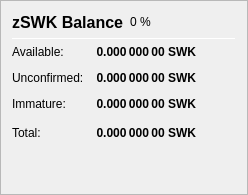
                   <widget class="QFrame" name="frame_ZerocoinBalances">
                    <property name="frameShape">
                     <enum>QFrame::StyledPanel</enum>
                    </property>
                    <property name="frameShadow">
                     <enum>QFrame::Raised</enum>
                    </property>
                    <layout class="QVBoxLayout" name="verticalLayout_7">
                     <item>
                      <layout class="QHBoxLayout" name="horizontalLayout_8" stretch="0,0,0">
                       <item>
                        <widget class="QLabel" name="label_5z_3">
                         <property name="minimumSize">
                          <size>
                           <width>0</width>
                           <height>20</height>
                          </size>
                         </property>
                         <property name="font">
                          <font>
                           <pointsize>12</pointsize>
                           <weight>75</weight>
                           <bold>true</bold>
                          </font>
                         </property>
                         <property name="text">
                          <string>zSWK Balance</string>
                         </property>
                        </widget>
                       </item>
                       <item>
                        <widget class="QLabel" name="labelzSWKPercent">
                         <property name="text">
                          <string notr="true">0 %</string>
                         </property>
                        </widget>
                       </item>
                       <item>
                        <spacer name="horizontalSpacer_11">
                         <property name="orientation">
                          <enum>Qt::Horizontal</enum>
                         </property>
                         <property name="sizeHint" stdset="0">
                          <size>
                           <width>40</width>
                           <height>20</height>
                          </size>
                         </property>
                        </spacer>
                       </item>
                      </layout>
                     </item>
                     <item>
                      <widget class="Line" name="line_ZerocoinBalance">
                       <property name="minimumSize">
                        <size>
                         <width>0</width>
                         <height>1</height>
                        </size>
                       </property>
                       <property name="maximumSize">
                        <size>
                         <width>16777215</width>
                         <height>1</height>
                        </size>
                       </property>
                       <property name="orientation">
                        <enum>Qt::Horizontal</enum>
                       </property>
                      </widget>
                     </item>
                     <item>
                      <layout class="QGridLayout" name="gridLayout_5">
                       <property name="spacing">
                        <number>12</number>
                       </property>
                       <item row="1" column="0">
                        <widget class="QLabel" name="labelzBalanceMatureText">
                         <property name="toolTip">
                          <string>Mature: more than 20 confirmation and more than 1 mint of the same denomination after it was minted.
These zSWK are spendable.</string>
                         </property>
                         <property name="text">
                          <string>Available:</string>
                         </property>
                        </widget>
                       </item>
                       <item row="1" column="1">
                        <widget class="QLabel" name="labelzBalanceMature">
                         <property name="font">
                          <font>
                           <weight>75</weight>
                           <bold>true</bold>
                          </font>
                         </property>
                         <property name="toolTip">
                          <string>Mature: more than 20 confirmation and more than 1 mint of the same denomination after it was minted.
These zSWK are spendable.</string>
                         </property>
                         <property name="text">
                          <string notr="true">0.000 000 00 SWK</string>
                         </property>
                         <property name="alignment">
                          <set>Qt::AlignRight|Qt::AlignTrailing|Qt::AlignVCenter</set>
                         </property>
                        </widget>
                       </item>
                       <item row="2" column="0">
                        <widget class="QLabel" name="labelzBalanceUnconfirmedText">
                         <property name="toolTip">
                          <string>Unconfirmed: less than 20 confirmations
Immature: confirmed, but less than 1 mint of the same denomination after it was minted</string>
                         </property>
                         <property name="text">
                          <string>Unconfirmed:</string>
                         </property>
                        </widget>
                       </item>
                       <item row="2" column="1">
                        <widget class="QLabel" name="labelzBalanceUnconfirmed">
                         <property name="font">
                          <font>
                           <weight>75</weight>
                           <bold>true</bold>
                          </font>
                         </property>
                         <property name="toolTip">
                          <string>Unconfirmed: less than 20 confirmations
Immature: confirmed, but less than 1 mint of the same denomination after it was minted</string>
                         </property>
                         <property name="text">
                          <string notr="true">0.000 000 00 SWK</string>
                         </property>
                         <property name="alignment">
                          <set>Qt::AlignRight|Qt::AlignTrailing|Qt::AlignVCenter</set>
                         </property>
                        </widget>
                       </item>
                       <item row="3" column="0">
                        <widget class="QLabel" name="labelzBalanceImmatureText">
                         <property name="toolTip">
                          <string>Unconfirmed: less than 20 confirmations
Immature: confirmed, but less than 1 mint of the same denomination after it was minted</string>
                         </property>
                         <property name="text">
                          <string>Immature:</string>
                         </property>
                        </widget>
                       </item>
                       <item row="3" column="1">
                        <widget class="QLabel" name="labelzBalanceImmature">
                         <property name="font">
                          <font>
                           <weight>75</weight>
                           <bold>true</bold>
                          </font>
                         </property>
                         <property name="toolTip">
                          <string>Unconfirmed: less than 20 confirmations
Immature: confirmed, but less than 1 mint of the same denomination after it was minted</string>
                         </property>
                         <property name="text">
                          <string notr="true">0.000 000 00 SWK</string>
                         </property>
                         <property name="alignment">
                          <set>Qt::AlignRight|Qt::AlignTrailing|Qt::AlignVCenter</set>
                         </property>
                        </widget>
                       </item>
                       <item row="4" column="0">
                        <widget class="QLabel" name="labelzBalanceText">
                         <property name="toolTip">
                          <string>Your current zSWK balance, unconfirmed and immature zSWK included.</string>
                         </property>
                         <property name="text">
                          <string>Total:</string>
                         </property>
                        </widget>
                       </item>
                       <item row="4" column="1">
                        <widget class="QLabel" name="labelzBalance">
                         <property name="font">
                          <font>
                           <weight>75</weight>
                           <bold>true</bold>
                          </font>
                         </property>
                         <property name="cursor">
                          <cursorShape>IBeamCursor</cursorShape>
                         </property>
                         <property name="toolTip">
                          <string>Your current zSWK balance, unconfirmed and immature zSWK included.</string>
                         </property>
                         <property name="text">
                          <string notr="true">0.000 000 00 SWK</string>
                         </property>
                         <property name="alignment">
                          <set>Qt::AlignRight|Qt::AlignTrailing|Qt::AlignVCenter</set>
                         </property>
                         <property name="textInteractionFlags">
                          <set>Qt::LinksAccessibleByMouse|Qt::TextSelectableByKeyboard|Qt::TextSelectableByMouse</set>
                         </property>
                        </widget>
                       </item>
                       <item row="4" column="2">
                        <spacer name="horizontalSpacer_4">
                         <property name="orientation">
                          <enum>Qt::Horizontal</enum>
                         </property>
                         <property name="sizeHint" stdset="0">
                          <size>
                           <width>40</width>
                           <height>20</height>
                          </size>
                         </property>
                        </spacer>
                       </item>
                      </layout>
                     </item>
                     <item>
                      <spacer name="verticalSpacer_4">
                       <property name="orientation">
                        <enum>Qt::Vertical</enum>
                       </property>
                       <property name="sizeHint" stdset="0">
                        <size>
                         <width>20</width>
                         <height>40</height>
                        </size>
                       </property>
                      </spacer>
                     </item>
                    </layout>
                   </widget>
